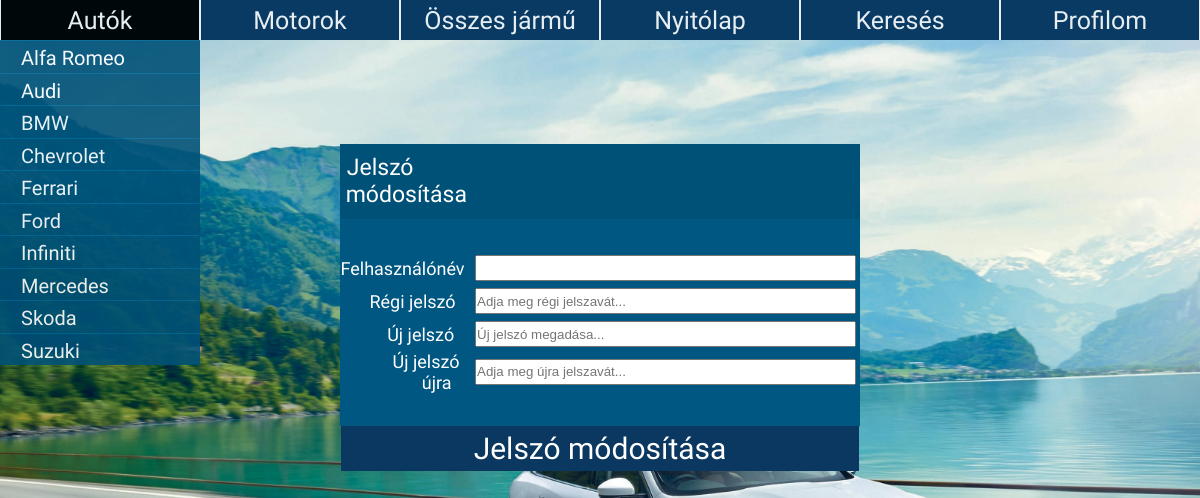
Page /jelszo_modosit.php on the committed database.
### tables this page shows
CREATE TABLE `automarka` (
  `id` varchar(60) NOT NULL
);

### connection.php (called while the page is built)
<?php
	$conn = mysqli_connect("localhost", "root", "") or die("Failed to connect");
	if ( false == mysqli_select_db($conn, "jarmuadatbazis" )  ) {
		return null;
	}
	else{
		mysqli_query($conn, 'SET NAMES UTF-8');
		mysqli_query($conn, 'SET character_set_results=utf8');
		mysqli_set_charset($conn, 'utf8');
		return $conn;
	}
?>

### controller.php (called while the page is built, shortened)
<?php
class Controller{
	public function ListCars() {
		include('connection.php');
		$result = mysqli_query( $conn,"SELECT automarka.id from automarka order by automarka.id ASC;");
		return $result;
	}
	public function ListMotors() {
		include('connection.php');
		$result = mysqli_query( $conn,"SELECT motormarka.id from motormarka order by motormarka.id ASC;");
		return $result;
	}
}
?>

### jelszo_modosit.php (the view, shortened to what this page needs)
<?php
	include('connection.php');
	include('controller.php');
?>
<html>
		<link rel = "stylesheet" href = "style.css"/>
	<head>
	</head>
		<body id = "bgStyle">
				<div id = "container">
				<ul id = "menu">
					<li>
						<a href="autok_osszes.php">Autók</a>
						<div>
							<?php
								$AllCars = new Cars();
								$AllCars->ListCars();
								$listCars = $AllCars->ListCars();
								while($getCars = mysqli_fetch_assoc($listCars)){
										echo '<form method = "GET" action = "autok.php" enctype = "multipart/form-data" name = "click_on_car">
											<input type = "submit" value = "'.$getCars['id'].'" name = "click_on_car" />
										</form>';
								}
							?>
						</div>
					</li>
					<li>
						<a href="motorok_osszes.php">Motorok</a>
					</li>
					<li>
						<a href="hozzaszolasok.php">Összes jármű</a>
					</li>
					<li><a href="fooldal.php">Nyitólap</a><div align = "center"><a href = "hozzaszolasok.php">Hozzászólások</a></div></li>
					<li><a href="kereses.php">Keresés</a></li>
					<li>
						<a href="felhasznalo_profil.php">Profilom</a>
				</ul>
			</div>
						<div align = "center">
				<form method = "POST" action = "jelszo_modosit.php" enctype = "multipart/form-data" name = "motor_update">
					<table align = "center" width = "43.2%" id = "styleofwords" border = "0px" cellpadding = "0" cellspacing = "0">
						<tr>
							<td height = "0px"  width = "90%" id = "styleofwords2a"><font id = "styleofwords2a">Jelszó módosítása</font></td>
							<td height = "0px"  width = "10%" id = "styleofwords2a"><font id = "styleofwords2a"></font></td>
						</tr>
						<tr>
							<td height = "33px" id = "styleofwords7" ><font id = "styleofwords8"></font></td>
							<td height = "33px" id = "styleofwords7" ><font id = "styleofwords8"></font></td>
						<tr>
							<td height = "33px" id = "styleofwords7" >Felhasználónév<font id = "styleofwords8"></font></td>
							<td height = "33px" id = "styleofwords9"><input type = "text"
							style="height:26px;" name = "felhasznalo_nev" size = "45" placeholder = "" required /></td>
						</tr>
						<tr>
							<td height = "33px" id = "styleofwords10" >Régi jelszó<font id = "styleofwords12"></font></td>
							<td height = "33px" id = "styleofwords11"><input  type = "password"
							style="height:26px;" name = "oldpassword" size = "45" placeholder = "Adja meg régi jelszavát..." required/>
							</td>
						</tr>
						<tr>
							<td height = "33px" id = "styleofwords7" >Új jelszó<font id = "styleofwords8"></font></td>
							<td height = "33px" id = "styleofwords9"><input type = "password"
							style="height:26px;" name = "newpassword" size = "45" placeholder = "Új jelszó megadása..." required /></td>
						</tr>
						<tr>
							<td height = "33px" id = "styleofwords10" >Új jelszó újra<font id = "styleofwords12"></font></td>
							<td height = "33px" id = "styleofwords11"><input type = "password"
							style="height:26px;" name = "newpassword_again" size = "45" placeholder = "Adja meg újra jelszavát..." required /></td>
						</tr>
						<tr>
							<td height = "33px" id = "styleofwords7" ><font id = "styleofwords8"></font></td>
							<td height = "33px" id = "styleofwords7" ><font id = "styleofwords8"></font></td>
						</table>
						<table align = "center" width = "43.2%" id = "styleofwords" border = "0px" cellpadding = "0" cellspacing = "0">
							<tr>
								<td width = "100%"><input type = "submit" class = "input" value = "Jelszó módosítása" name = "jelszomodositasa" /></td>
							</tr>
						</table>
				</form>
			</div

### style.css (style rules this page uses)
#styleofwords { font-family: "Electrolize"; }
#styleofwords2a { font-size: 23px; font-family: "Electrolize"; text-align: left; background: rgb(0, 81, 119); color: #ffffff; padding: 2% 2% 2% 1%; margin: 0 0 0 0; width: 100%; }
#styleofwords7 { font-size: 18px; font-family: "Electrolize"; text-align: right; background: rgb(0, 87, 130); color: #ffffff; padding: 0 2% 0 0%; margin: 0 0 0 0; }
#styleofwords8 { font-size: 15px; font-family: "Electrolize"; text-align: left; background: rgb(0, 87, 130); color: red; padding: 3.5px; margin: 0 0 0 0; }
#styleofwords9 { font-size: 23px; font-family: "Electrolize"; text-align: left; background: rgb(0, 87, 130); color: #ffffff; padding: 3.5px; margin: 0 0 0 0; }
#styleofwords10 { font-size: 18px; font-family: "Electrolize"; text-align: right; background: rgb(0, 87, 130); color: #ffffff; padding: 0 12 0 29; border-style: solid black 1px; }
#styleofwords11 { font-size: 23px; font-family: "Electrolize"; text-align: left; background: rgb(0, 87, 130); color: #ffffff; padding: 3.5px; margin: 0 0 0 1; }
#styleofwords12 { font-size: 18px; font-family: "Electrolize"; text-align: left; background: rgb(0, 87, 130); color: red; padding: 3.5px; margin: 0 0 0 1; }
* { padding: 0px; margin: 0px; }
div#container { width: 100%; }
ul#menu { width: 100%; list-style: none; position: fixed; }
ul#menu li { float: left; width: 16.6667%; height: 40px; background: rgb(0, 81, 119); margin: 0 0 0 0; padding: 0px; font-family: "Electrolize"; }
ul#menu li a { height: 32px; text-decoration: none; font-size: 25px; font-family: "Electrolize", Helvetica, light; text-align: center; background: #0B3861; color: #ffffff; padding: 3% 0 1% 0%; display: block; border-style: solid; border-color: #ffffff; border-width: 0 0.5px 0 0.5; opacity: 0.9; transition: 2s ease; }
ul#menu li div form input[type=submit] { float: left; width: 100%; height: 32.5px; text-decoration: none; font-size: 20px; font-family: "Electrolize"; text-align: center; background: rgb(0, 81, 119); color: #ffffff; padding: 0px; display: block; text-align: left; margin: 0 0 0px 0; padding: 2% 0 0% 10%; border-style: solid; border-color: #006697 #005177 #005177 #005177 ; border-width: 0.1px; margin: 0 0 0 0; opacity: 0.9; transition: 1.8s ease; cursor:pointer; }
ul#menu li div { display: none; transition: all 0.7s ease-in-out 3s; }
#bgStyle { background: url('pictures/bgCar.jpg') no-repeat center center fixed; -webkit-background-size: cover; -moz-background-size: cover; -o-background-size: cover; background-size: cover; margin: 0; }
.input[type=submit] { padding: 5px 10px; font-size: 30px; font-family: "Electrolize"; text-align: center; width: 100%; height: 100%; cursor: pointer; outline: none; color: #fff; background-color: #0B3861; border: none; border-radius: 0 0 0 18; }
.input[type=submit] { padding: 5px 10px; font-size: 30px; font-family: "Electrolize"; text-align: center; width: 100%; height: 100%; cursor: pointer; outline: none; color: #fff; background: #0B3861; border-radius: 0 0 0 18; }

### rows in the picture
automarka: click_on_car "Alfa Romeo"
automarka: click_on_car "Audi"
automarka: click_on_car "BMW"
automarka: click_on_car "Chevrolet"
automarka: click_on_car "Ferrari"
automarka: click_on_car "Ford"
automarka: click_on_car "Infiniti"
automarka: click_on_car "Mercedes"
automarka: click_on_car "Skoda"
automarka: click_on_car "Suzuki"
